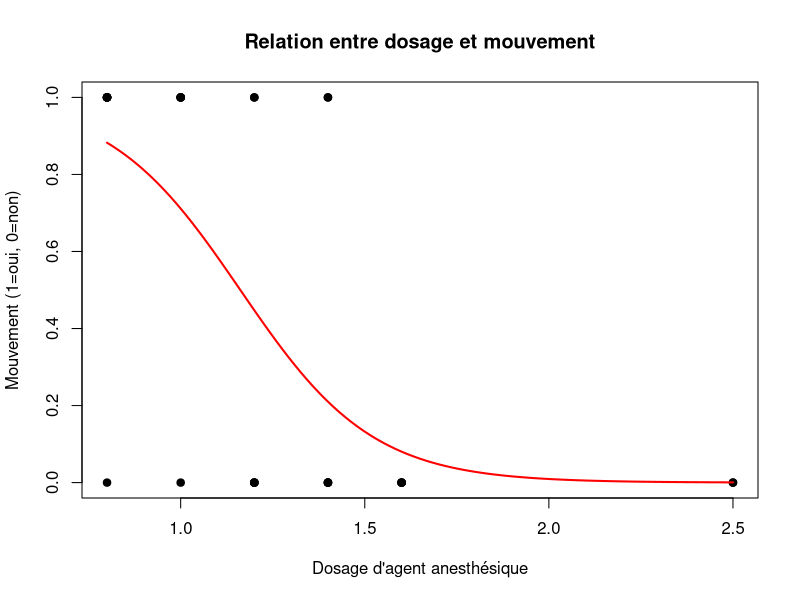
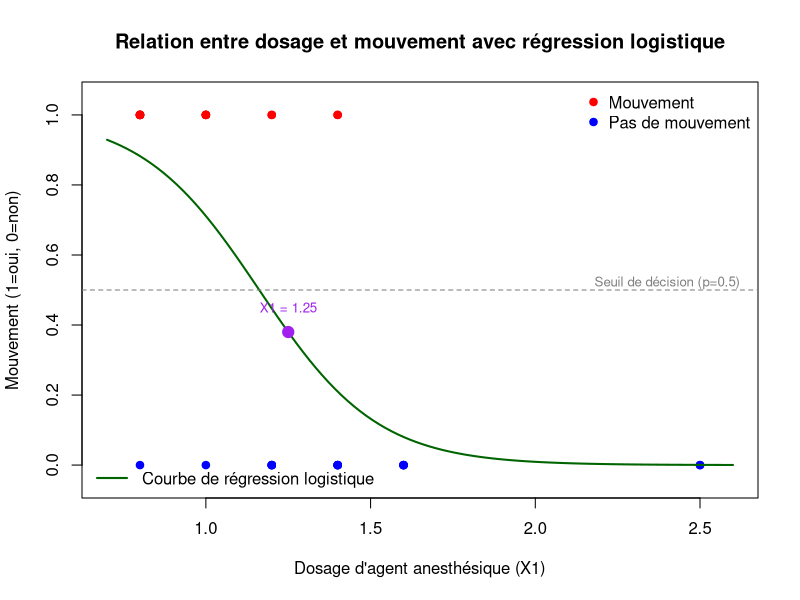

Reproduce these figures in R, in order.
# https://github.com/BreizhHardware/TD-R/tree/main/Big%20Data/TP2
# 1.Modéliser le problème à l’aide d’une régression logistique.

donnees <- read.table("Big Data/TP3/anesthesie.txt", header = TRUE)

cat("Aperçu des données :\n")
print(head(donnees))

cat("\nRésumé statistique :\n")
print(summary(donnees))

# Visualisation des données
plot(donnees$X1, donnees$Y,
     xlab = "Dosage d'agent anesthésique",
     ylab = "Mouvement (1=oui, 0=non)",
     main = "Relation entre dosage et mouvement",
     pch = 19)

modele_logit <- glm(Y ~ X1, data = donnees, family = binomial(link = "logit"))

# Résultats du modèle
cat("\n1. Régression logistique : Y en fonction de X1\n")
resume <- summary(modele_logit)
print(resume)

# Interprétation des coefficients
cat("\nInterprétation :\n")
cat("- Coefficient X1 :", round(coef(modele_logit)[2], 4),
    "\n- Odds ratio :", round(exp(coef(modele_logit)[2]), 4),
    " (réduction des chances de bouger quand le dosage augmente d'une unité)\n")

# Courbe de régression logistique
curve(predict(modele_logit, data.frame(X1=x), type="response"),
      add=TRUE, col="red", lwd=2,
      from=min(donnees$X1), to=max(donnees$X1))

# Qualité d'ajustement
cat("\nQualité du modèle :\n")
cat("- AIC :", round(modele_logit$aic, 2), "\n")
cat("- Déviance résiduelle :", round(modele_logit$deviance, 2),
    "avec", modele_logit$df.residual, "degrés de liberté\n")

# Prédictions et classification
seuil <- 0.5
proba <- predict(modele_logit, type = "response")
pred <- ifelse(proba > seuil, 1, 0)
matrice_confusion <- table(Prédit = pred, Observé = donnees$Y)

cat("\nMatrice de confusion (seuil = 0.5) :\n")
print(matrice_confusion)

# Taux de bon classement
taux_bon_classement <- sum(diag(matrice_confusion)) / sum(matrice_confusion)
cat("\nTaux de bon classement :", round(taux_bon_classement * 100, 2), "%\n")

# 2.Est-ce qu’un patient ayant eu pour dosage X1 = 1.25 a plus de chance de bouger que de ne pas bouger ?

nouveau_patient <- data.frame(X1 = 1.25)
proba_bouger <- predict(modele_logit, nouveau_patient, type = "response")

cat("\nPour un dosage X1 = 1.25 :\n")
cat("Probabilité de bouger :", round(proba_bouger, 4), "\n")
cat("Probabilité de ne pas bouger :", round(1 - proba_bouger, 4), "\n")

if (proba_bouger > 0.5) {
  cat("Le patient a plus de chance de bouger que de ne pas bouger.\n")
} else if (proba_bouger < 0.5) {
  cat("Le patient a plus de chance de ne pas bouger que de bouger.\n")
} else {
  cat("Le patient a autant de chances de bouger que de ne pas bouger.\n")
}

# 3.Faire le graphique des données et de la courbe de régression logistique.
# Graphique amélioré de la régression logistique
plot(donnees$X1, donnees$Y,
     xlab = "Dosage d'agent anesthésique (X1)",
     ylab = "Mouvement (1=oui, 0=non)",
     main = "Relation entre dosage et mouvement avec régression logistique",
     pch = 19,
     col = ifelse(donnees$Y == 1, "red", "blue"),
     xlim = c(0.7, 2.6),
     ylim = c(-0.05, 1.05))

# Légende pour les observations
legend("topright",
       legend = c("Mouvement", "Pas de mouvement"),
       col = c("red", "blue"),
       pch = 19,
       bty = "n")

# Séquence de valeurs X1 pour une courbe lisse
x_seq <- seq(min(donnees$X1) - 0.1, max(donnees$X1) + 0.1, length.out = 100)

# Calcul des probabilités prédites
y_pred <- predict(modele_logit, newdata = data.frame(X1 = x_seq), type = "response")

# Tracé de la courbe de régression logistique
lines(x_seq, y_pred, col = "darkgreen", lwd = 2)

# Ligne horizontale pour le seuil de décision
abline(h = 0.5, lty = 2, col = "gray50")

# Annotation du seuil de décision
text(2.4, 0.52, "Seuil de décision (p=0.5)", col = "gray50", cex = 0.8)

# Mise en évidence du point X1 = 1.25
points(1.25, predict(modele_logit, newdata = data.frame(X1 = 1.25), type = "response"),
       col = "purple", pch = 19, cex = 1.5)
text(1.25, predict(modele_logit, newdata = data.frame(X1 = 1.25), type = "response") + 0.07,
     "X1 = 1.25", col = "purple", cex = 0.8)

# Légende pour la courbe
legend("bottomleft",
       legend = "Courbe de régression logistique",
       col = "darkgreen",
       lwd = 2,
       bty = "n")